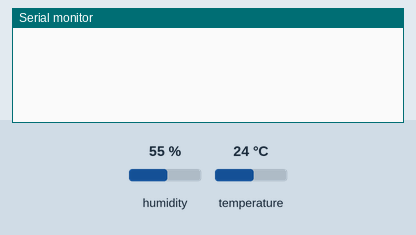
Bench run of a sketch on a simulated Arduino Uno R4 WiFi. Shown: the last lines printed to the serial monitor. The inputs (shaded band) are chosen by the test bench; at power-on: temperature 24 °C, humidity 55 %. WiFi joins after 1.5 s; servers stay silent unless stated; the local clock reads 2024-03-15 10:24:30 at power-on unless the sketch sets it.

Above: at 3.0 s.
3.1 s: temperature set to 12 °C
At 5.0 s:
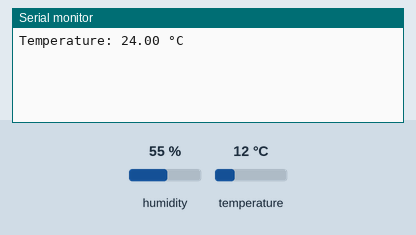
7.3 s: temperature set to 19 °C
At 9.2 s:
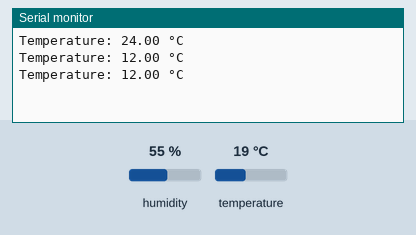
Timing chart, 0 to 10.7 s (numbered marks = the images above; inputs shaded):
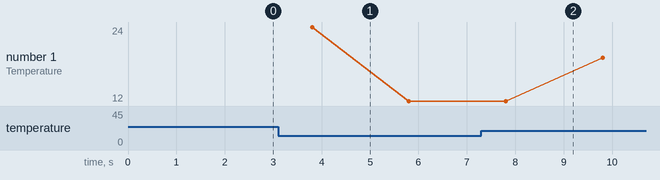

Measured:
- plotted number 1: 12 → 19 after the input at 7.3 s

The sketch:

Arduino_WiFi_Shield.ino
```cpp
#define BLYNK_PRINT Serial

#define BLYNK_TEMPLATE_ID "TMPL6LFwmB_59"
#define BLYNK_TEMPLATE_NAME "TempMonitor"
#define BLYNK_AUTH_TOKEN "C-QjdroedjYQ5n2X1hGV-kGkf8bOaZm-"

#include <SPI.h>
#include <WiFiS3.h>
#include <BlynkSimpleWifi.h>
#include <TimeLib.h>
#include <WidgetRTC.h>
#include <DHT.h>

// WiFi credentials
char ssid[] = "HUAWEI Mate 10 Pro";
char pass[] = "112233abc";

BlynkTimer timer;
WidgetRTC rtc;

// DHT11 sensor setup
#define DHTPIN 12
#define DHTTYPE DHT11
DHT dht(DHTPIN, DHTTYPE);

float temperature;

void clockDisplay() {
  String currentTime = String(hour()) + ":" + minute() + ":" + second();
  String currentDate = String(day()) + " " + month() + " " + year();

  // Send time and date to Blynk app
  Blynk.virtualWrite(V1, currentTime);
  Blynk.virtualWrite(V2, currentDate);
  Blynk.virtualWrite(V4, temperature);
}

void sendTemperature() {
  temperature = dht.readTemperature();
  if (isnan(temperature)) {
    Serial.println("Failed to read from DHT sensor!");
    return;
  }
  Serial.print("Temperature: ");
  Serial.print(temperature);
  Serial.println(" °C");

  Blynk.virtualWrite(V4, temperature);
}

BLYNK_CONNECTED() {
  rtc.begin();
}

void setup() {
  Serial.begin(9600);
  Blynk.begin(BLYNK_AUTH_TOKEN, ssid, pass);

  dht.begin();  // Start DHT sensor
  setSyncInterval(10 * 60); // Sync interval (10 minutes)

  timer.setInterval(1000L, clockDisplay);
  timer.setInterval(2000L, sendTemperature);
}

void loop() {
  Blynk.run();
  timer.run();

  float t = dht.readTemperature();
}
```
